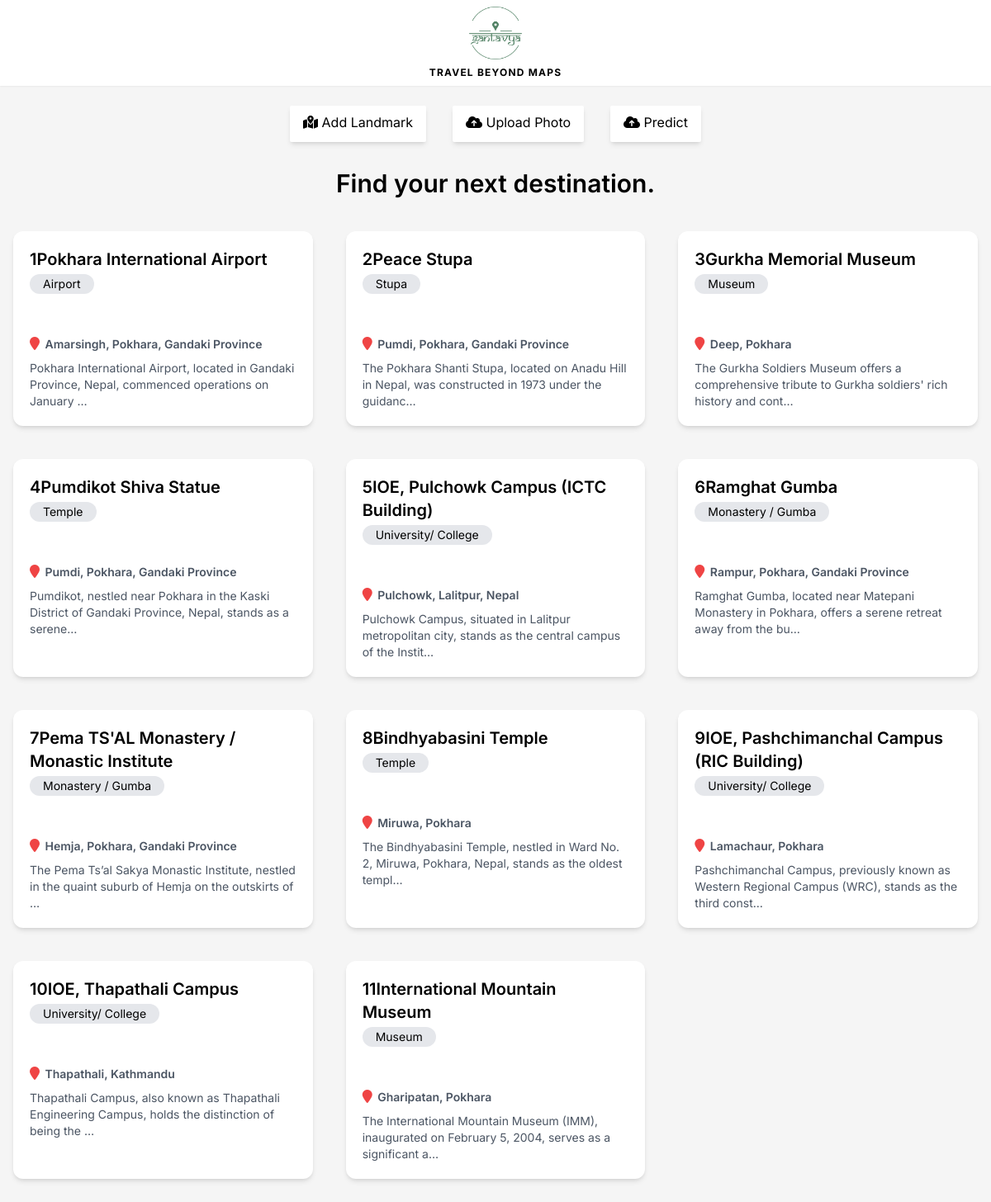
The app's page /, older data.
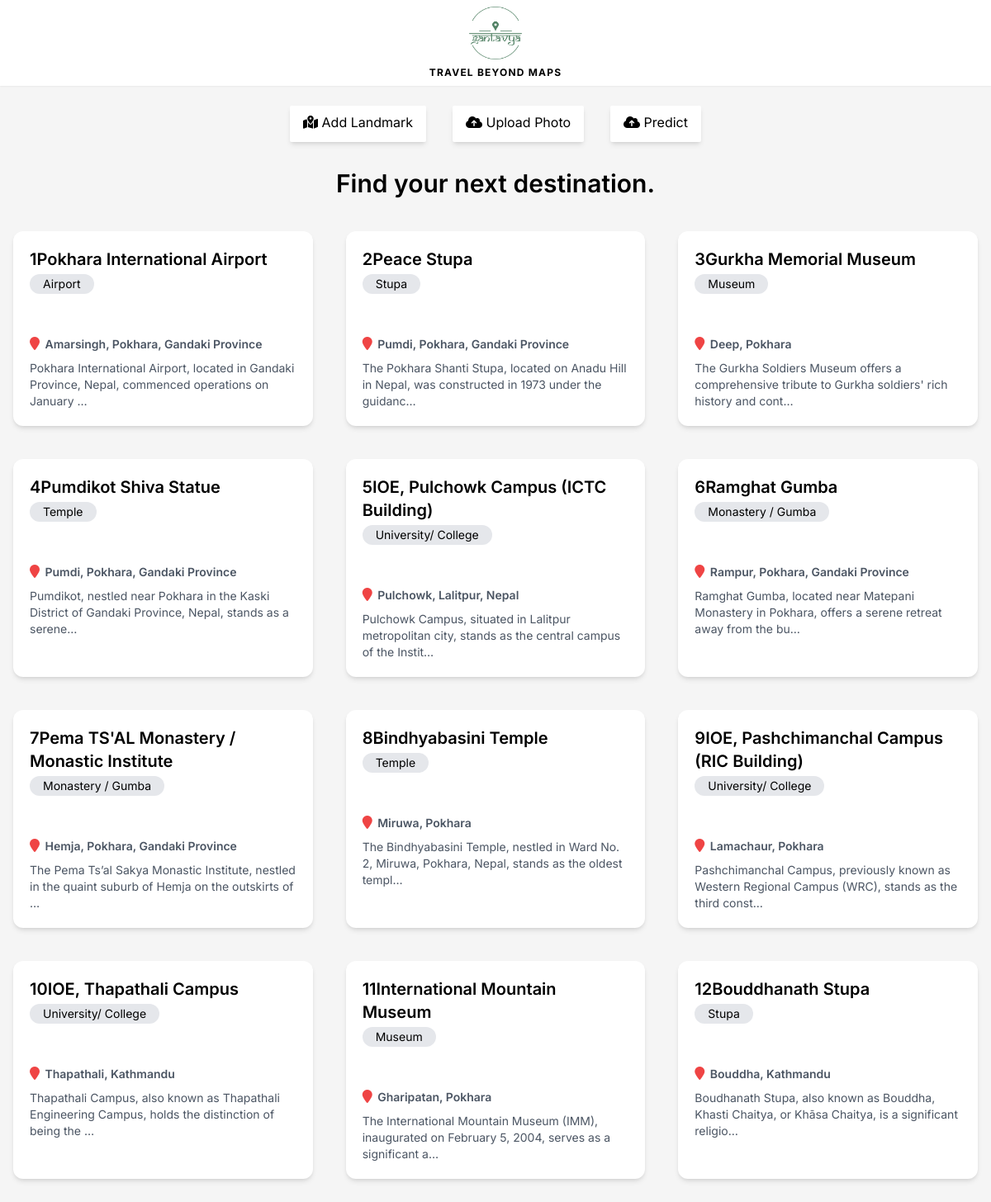
The same page, newer data.
### base/models.py (models this page shows, shortened)
class Landmark(models.Model):
    name = models.CharField(max_length=300,blank=False, null=False) # Pumdikot Shiva Statue
    address = models.CharField(max_length=300,blank=False, null=False) # Pumdikot
    type = models.CharField(max_length=300,blank=False, null=False) # Temple
    description = models.TextField(null=True, blank=True)
    facts = models.TextField(null=True, blank=True)
    longitude = models.CharField(max_length=50, null=True, blank=True)
    latitude = models.CharField(max_length=50, null=True, blank=True)
    saved_by = models.ManyToManyField(User, related_name='saved_landmarks', blank=True) # landmark saved by users
    pred_history = models.ManyToManyField(User, related_name='predicted_landmarks', blank=True) # landmark predicted by users
    updated = models.DateTimeField(auto_now=True)
    created = models.DateTimeField(auto_now_add=True)

### base/views.py (the view)
# urls.py: path('',views.landmark_list, name='get_all_landmarks'),
def landmark_list(request):
    all_landmarks = Landmark.objects.all()
    photos = {}
    for landmark in all_landmarks:
        photo = landmark.photos.all()[:2]
        photos[landmark.id] = photo
    return render(request, 'base/Home.html', {'landmarks':all_landmarks, 'photos':photos})

### base/templates/base/Home.html (shortened to what this page needs)
{% extends 'base/index.html' %} {% load mytags %}  {% block body %}
<h1 class="text-3xl font-semibold tracking-loose text-center mt-2 mb-10">
	Find your next destination.
</h1>
<main>
	<div class="grid grid-cols-1 md:grid-cols-2 lg:grid-cols-3 gap-10">
		{% for landmark in landmarks %}
		<div
			class="bg-white shadow-md hover:shadow-lg duration-300 ease-in-out rounded-xl p-5"
		>
			<a href="{% url 'landmark_detail' landmark.id  %}">
				{% for key, value in photos.items %} {% if landmark.id == key %}
				<div class="flex flex-col gap-1 items-start">
					<h1 class="text-xl font-semibold">{{landmark.id}}{{landmark.name}} </h1>
					<p class="text-sm bg-gray-200 rounded-full px-4 py-0.5 w-fit">
						{{landmark.type}}
					</p>
				</div>
				<div class="flex flex-col items-start gap-2 justify-between">
					<p>
						<i
							class="fas fa-map-marker text-red-500 mr-0.5"
							aria-hidden="true"
						></i>
						<span class="text-sm font-semibold text-gray-600"
							>{{landmark.address}}
						</span>
					</p>
					<p class="text-gray-600 text-sm">
						{{ landmark.description|truncatechars:100 }}
					</p>
				</div>
				{% endif %} {% endfor %}
			</a>
		</div>
		{% endfor %}
	</div>
</main>
{% endblock %}

Row changes from the older to the newer data that the page shows:
added Landmark: id "12", name "Bouddhanath Stupa", type "Stupa", address "Bouddha, Kathmandu", description "Boudhanath Stupa, also known as Bouddha, Khasti Chaitya, or Khāsa Chaitya, is a significant religio…"
